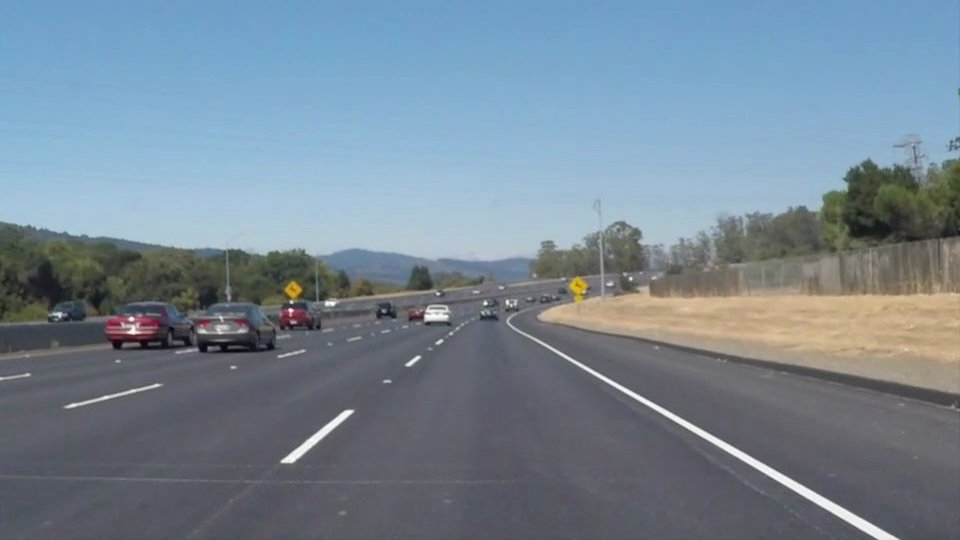
#> input picture test_images/solidWhiteCurve.jpg, 960 x 540 px
$ jupyter execute --allow-errors 'project 1.ipynb'   (shell and % lines are left out)
#> lines starting #> are read from the running program, lines starting #| are printed output that depends on the picture; after the words box and inside, x2 and y2 are one past the last pixel; in counts of white or black regions, pixels touching at a corner belong together
# Project 1 - Finding the lane lines

## Concepts learned:
* Region Masking
* Gaussian Blur
* Canny Edge detection
* Hough transform

## Action plan:
* Convert the image to grayscale
* Smoothen the edges using Gaussian blur
* Find the edges using Canny edge detector
* Mask the image
* Find lines using Hough transform
* Fit the points in a line and extrapolate the line

[cell 1]
#importing some useful packages
import matplotlib.pyplot as plt
import matplotlib.image as mpimg
import numpy as np
import cv2

[cell 2]
#reading in an image
image = mpimg.imread('test_images/solidWhiteCurve.jpg')
#> image is the input picture: shape (540, 960, 3); mean R, G, B 118.5, 134.5, 148.1

#printing out some stats and plotting
print('This image is:', type(image), 'with dimensions:', image.shape)
#| This image is: <class 'numpy.ndarray'> with dimensions: (540, 960, 3)
plt.imshow(image)

## Helper functions

Below are the helper functions which will be used for various transformations on the image to get the desired output. I have modified the function `draw_lines()`.
In the function `draw_lines()` ,line segments are seperated based on the slope to be categorised as a part of left line or right line. Then average of slope and intercept of left and right lines are calulated and based on that left and right lines are drawn.

[cell 3]
import math

def grayscale(img):
    """Applies the Grayscale transform
    This will return an image with only one color channel
    but NOTE: to see the returned image as grayscale
    (assuming your grayscaled image is called 'gray')
    you should call plt.imshow(gray, cmap='gray')"""
    return cv2.cvtColor(img, cv2.COLOR_RGB2GRAY)
    # Or use BGR2GRAY if you read an image with cv2.imread()
    # return cv2.cvtColor(img, cv2.COLOR_BGR2GRAY)

def canny(img, low_threshold, high_threshold):
    """Applies the Canny transform"""
    return cv2.Canny(img, low_threshold, high_threshold)

def gaussian_blur(img, kernel_size):
    """Applies a Gaussian Noise kernel"""
    return cv2.GaussianBlur(img, (kernel_size, kernel_size), 0)

def region_of_interest(img, vertices):
    """
    Applies an image mask.

    Only keeps the region of the image defined by the polygon
    formed from `vertices`. The rest of the image is set to black.
    """
    #defining a blank mask to start with
    mask = np.zeros_like(img)

    #defining a 3 channel or 1 channel color to fill the mask with depending on the input image
    if len(img.shape) > 2:
        channel_count = img.shape[2]  # i.e. 3 or 4 depending on your image
        ignore_mask_color = (255,) * channel_count
    else:
        ignore_mask_color = 255

    #filling pixels inside the polygon defined by "vertices" with the fill color
    cv2.fillPoly(mask, vertices, ignore_mask_color)

    #returning the image only where mask pixels are nonzero
    masked_image = cv2.bitwise_and(img, mask)
    return masked_image


def draw_lines(img, lines, color=[255, 0, 0], thickness=5):
    """
    NOTE: this is the function you might want to use as a starting point once you want to
    average/extrapolate the line segments you detect to map out the full
    extent of the lane (going from the result shown in raw-lines-example.mp4
    to that shown in P1_example.mp4).

    Think about things like separating line segments by their
    slope ((y2-y1)/(x2-x1)) to decide which segments are part of the left
    line vs. the right line.  Then, you can average the position of each of
    the lines and extrapolate to the top and bottom of the lane.

    This function draws `lines` with `color` and `thickness`.
    Lines are drawn on the image inplace (mutates the image).
    If you want to make the lines semi-transparent, think about combining
    this function with the weighted_img() function below
    """

    right_slopes = []
    right_intercepts = []
    left_slopes = []
    left_intercepts = []
    left_points_x = []
    left_points_y = []
    right_points_x = []
    right_points_y = []

    y_max = img.shape[0]
    y_min = img.shape[0]

    for line in lines:
        for x1,y1,x2,y2 in line:
            slope = (y2-y1)/(x2-x1)

            if slope < 0.0:
                left_slopes.append(slope) # left line
                left_points_x.append(x1)
                left_points_x.append(x2)
                left_points_y.append(y1)
                left_points_y.append(y2)
                left_intercepts.append(y1 - slope*x1)

            if slope > 0.0:
                right_slopes.append(slope) # right line
                right_points_x.append(x1)
                right_points_x.append(x2)
                right_points_y.append(y1)
                right_points_y.append(y2)
                right_intercepts.append(y1 - slope*x1)

            y_min = min(y1,y2,y_min)


    if len(left_slopes) > 0:
        left_slope = np.mean(left_slopes)
        left_intercept = np.mean(left_intercepts)
        x_min_left = int((y_min - left_intercept)/left_slope)
        x_max_left = int((y_max - left_intercept)/left_slope)
        cv2.line(img, (x_min_left, y_min), (x_max_left, y_max), color, thickness)

    if len(right_slopes) > 0:
        right_slope = np.mean(right_slopes)
        right_intercept = np.mean(right_intercepts)
        x_min_right = int((y_min - right_intercept)/right_slope)
        x_max_right = int((y_max - right_intercept)/right_slope)
        cv2.line(img, (x_min_right, y_min), (x_max_right, y_max),  color, thickness)

def hough_lines(img, rho, theta, threshold, min_line_len, max_line_gap):
    """
    `img` should be the output of a Canny transform.

    Returns an image with hough lines drawn.
    """
    lines = cv2.HoughLinesP(img, rho, theta, threshold, np.array([]), minLineLength=min_line_len, maxLineGap=max_line_gap)
    line_img = np.zeros((img.shape[0], img.shape[1], 3), dtype=np.uint8)
    draw_lines(line_img, lines)
    return line_img

# Python 3 has support for cool math symbols.

def weighted_img(img, initial_img, α=0.8, β=1., γ=0.):
    """
    `img` is the output of the hough_lines(), An image with lines drawn on it.
    Should be a blank image (all black) with lines drawn on it.

    `initial_img` should be the image before any processing.

    The result image is computed as follows:

    initial_img * α + img * β + γ
    NOTE: initial_img and img must be the same shape!
    """
    return cv2.addWeighted(initial_img, α, img, β, γ)

Let's test the image with the helper functions following the action plan by tweaking some input values to get the desired outcome.

[cell 4]
ysize = image.shape[0]
xsize = image.shape[1]
color_select = np.copy(image)
line_image = np.copy(image)

# Define color selection criteria
# MODIFY THESE VARIABLES TO MAKE YOUR COLOR SELECTION
red_threshold = 200
green_threshold = 200
blue_threshold = 200

rgb_threshold = [red_threshold, green_threshold, blue_threshold]

# Define the vertices of a triangular mask.
# Keep in mind the origin (x=0, y=0) is in the upper left
# MODIFY THESE VALUES TO ISOLATE THE REGION
# WHERE THE LANE LINES ARE IN THE IMAGE
left_bottom = [100, 539]
right_bottom = [900, 539]
apex = [500, 300]

# Perform a linear fit (y=Ax+B) to each of the three sides of the triangle
# np.polyfit returns the coefficients [A, B] of the fit
fit_left = np.polyfit((left_bottom[0], apex[0]), (left_bottom[1], apex[1]), 1)
fit_right = np.polyfit((right_bottom[0], apex[0]), (right_bottom[1], apex[1]), 1)
fit_bottom = np.polyfit((left_bottom[0], right_bottom[0]), (left_bottom[1], right_bottom[1]), 1)

# Mask pixels below the threshold
color_thresholds = (image[:,:,0] < rgb_threshold[0]) | \
                    (image[:,:,1] < rgb_threshold[1]) | \
                    (image[:,:,2] < rgb_threshold[2])
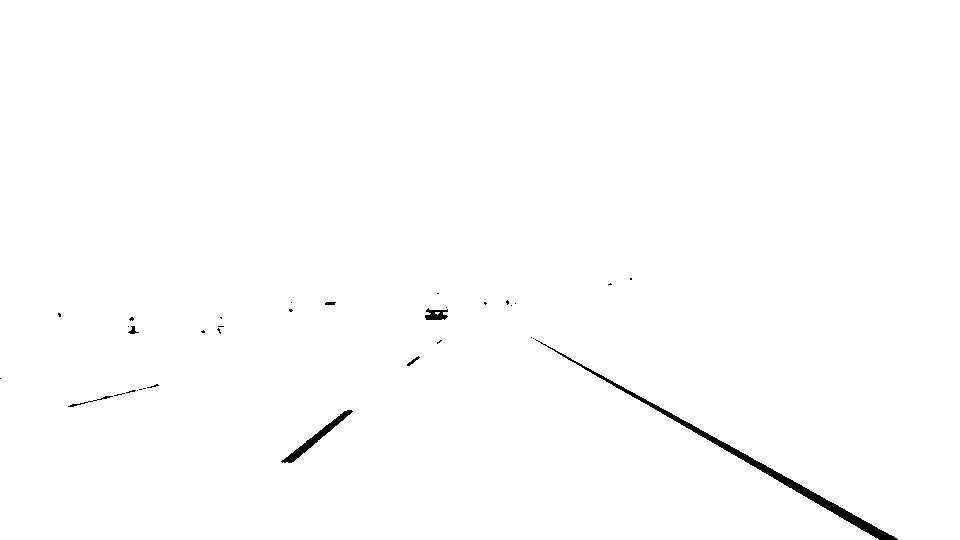
#> color_thresholds: shape (540, 960) bool; 99.4% white; 34 black regions (27 under 20 px), largest, box (x1, y1, x2, y2) and area: (535, 339, 898, 540) 2248, (281, 410, 353, 463) 560, (425, 308, 448, 320) 181

# Find the region inside the lines
XX, YY = np.meshgrid(np.arange(0, xsize), np.arange(0, ysize))
region_thresholds = (YY > (XX*fit_left[0] + fit_left[1])) & \
                    (YY > (XX*fit_right[0] + fit_right[1])) & \
                    (YY < (XX*fit_bottom[0] + fit_bottom[1]))

# Mask color and region selection
color_select[color_thresholds | ~region_thresholds] = [0, 0, 0]
# Color pixels red where both color and region selections met
line_image[~color_thresholds & region_thresholds] = [255, 0, 0]
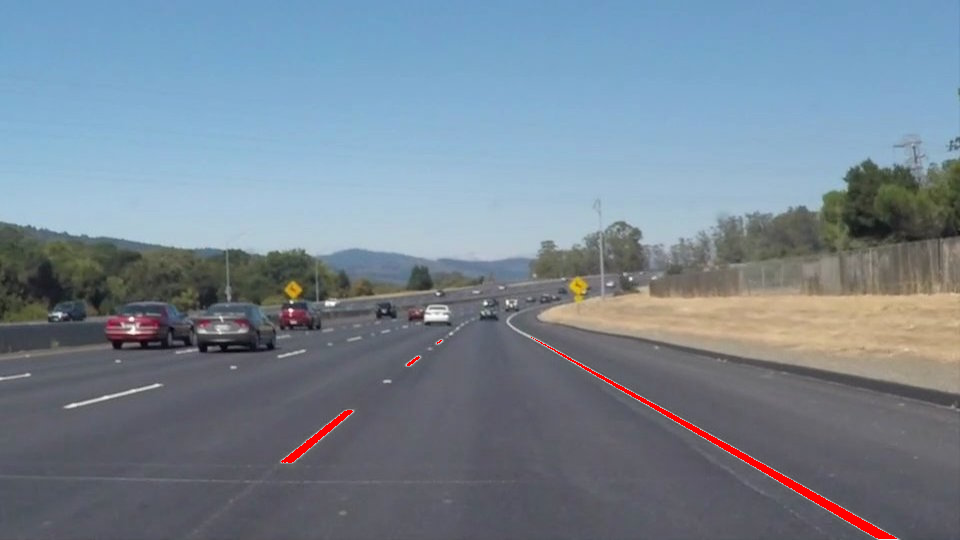
#> line_image: shape (540, 960, 3); 0.55% of pixels changed, all inside (x1, y1, x2, y2) = (281, 337, 897, 539)

# Display the image and show region and color selections
plt.imshow(image)
x = [left_bottom[0], right_bottom[0], apex[0], left_bottom[0]]
y = [left_bottom[1], right_bottom[1], apex[1], left_bottom[1]]
#plt.plot(x, y, 'b--', lw=4)
plt.imshow(color_select)
#cv2.imwrite('color_select.jpg',color_select)
plt.imshow(line_image)
#cv2.imwrite('line_image.jpg',cv2.cvtColor(line_image, cv2.COLOR_BGR2RGB))
plt.show()

[cell 5]
import cv2
gray_img = grayscale(image)
#> in grayscale, `return cv2.cvtColor(img, cv2.COLOR_RGB2GRAY)`:
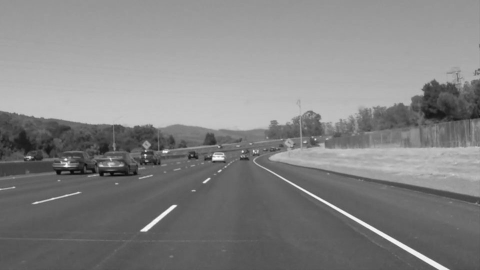
#> returned value: shape (540, 960) (shown at 1/2 size); min 5, max 255, mean 131.2
plt.imshow(gray_img, cmap='gray')

[cell 6]
blurred_img = gaussian_blur(gray_img,kernel_size=5)
plt.imshow(blurred_img, cmap='gray')
plt.show()

I have decided to go with `kernel_size` as 5.

[cell 7]
#apply canny edge detection
masked_edges = canny(blurred_img, low_threshold=50, high_threshold=150)
plt.imshow(masked_edges, cmap='gray')
plt.show()

I have masked the image in form of quadrilateral.The lower two vertices of this quadrilateral are the lower two endpoints of the image and the upper left vertex has dimension `[450,325]` and upper right vertex has dimension `[500,325]`.

[cell 8]
imshape = masked_edges.shape
vertices = np.array([[(30,imshape[0]),(450, 325), (500, 325), (imshape[1],imshape[0])]], dtype=np.int32)
masked_image = region_of_interest(masked_edges,vertices)
#> in region_of_interest, `masked_image = cv2.bitwise_and(img, mask)`:
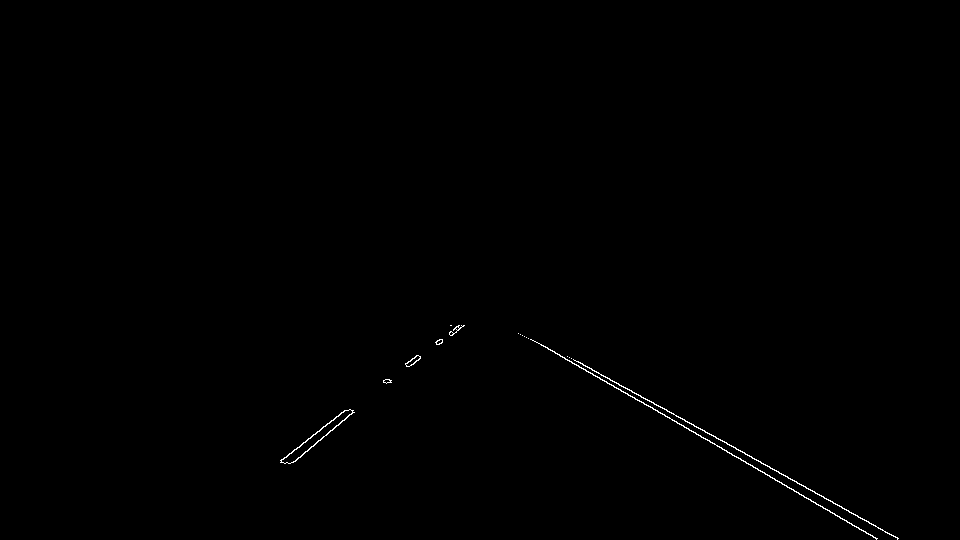
#> masked_image: shape (540, 960); 0.28% white in thin lines or dots, all inside (x1, y1, x2, y2) = (280, 325, 899, 540)
plt.imshow(masked_image, cmap='gray')

[cell 9]
#apply hough transform on the image
rho = 2
theta = np.pi/180
threshold = 15
min_line_length = 30
max_line_gap = 10

# Run Hough on edge detected image
line_img = hough_lines(masked_image, rho, theta, threshold,
                            min_line_length, max_line_gap)
#> in hough_lines, `lines = cv2.HoughLinesP(img, rho, theta, threshold, np.array([]), minL..`: lines = 14 rows, first 6: [569, 357, 897, 538], [787, 487, 876, 539], [520, 334, 652, 407], [701, 437, 781, 482], [290, 463, 353, 412], [281, 460, 345, 410]
#> the loop in draw_lines, `for line in lines:` made 14 passes
#> after the loop in draw_lines, `for line in lines:`: left_intercepts = [697.8, 679.5, 676.3, 704]; left_points_x = [290, 353, 281, 345, 313, 344, 293, 339]; left_points_y = [463, 412, 460, 410, 434, 410, 462, 424]; left_slopes = [-0.81, -0.781, -0.774, -0.826]; right_intercepts = [43.01, 27.18, 46.42, 42.69, 41.35, 41.1, 52.43, 49.89, 52.27, 44]; right_points_x = [569, 897, 787, 876, 520, 652, 701, 781, 746, 815, 651, 897, 684, 726, 803, 839, 621, 676, 531, 585]; right_points_y = [357, 538, 487, 539, 334, 407, 437, 482, 463, 502, 401, 537, 427, 450, 496, 516, 391, 421, 339, 369]; right_slopes = [0.552, 0.584, 0.553, 0.562, 0.565, 0.553, 0.548, 0.556, 0.545, 0.556]
#> in draw_lines, `left_slope = np.mean(left_slopes)`: left_slope = -0.798
#> in draw_lines, `left_intercept = np.mean(left_intercepts)`: left_intercept = 689.4
#> in draw_lines, `x_min_left = int((y_min - left_intercept)/left_slope)`: x_min_left = 445
#> in draw_lines, `x_max_left = int((y_max - left_intercept)/left_slope)`: x_max_left = 187
#> in draw_lines, `right_slope = np.mean(right_slopes)`: right_slope = 0.557
#> in draw_lines, `right_intercept = np.mean(right_intercepts)`: right_intercept = 44.03
#> in draw_lines, `x_min_right = int((y_min - right_intercept)/right_slope)`: x_min_right = 520
#> in draw_lines, `x_max_right = int((y_max - right_intercept)/right_slope)`: x_max_right = 889
#> in draw_lines, `cv2.line(img, (x_min_right, y_min), (x_max_right, y_max),  color, thic..`:
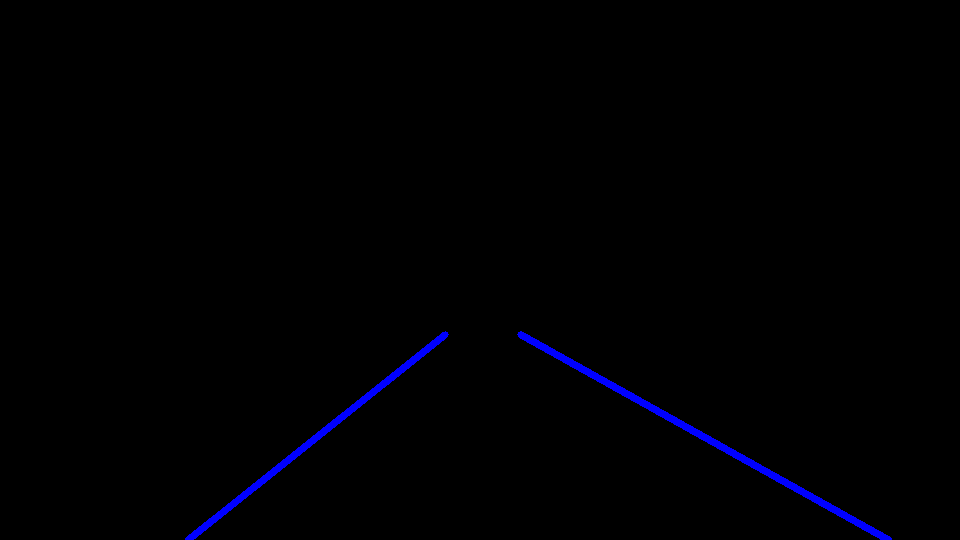
#> img: shape (540, 960, 3); mean of channels 0, 1, 2 2.6, 0, 0; drawn as B, G, R
plt.imshow(line_img, cmap='gray')
plt.show()

[cell 10]
combo = weighted_img(line_img,image)
#> in weighted_img, `return cv2.addWeighted(initial_img, α, img, β, γ)`:
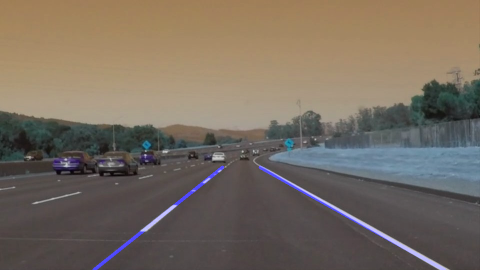
#> returned value: shape (540, 960, 3) (shown at 1/2 size); mean of channels 0, 1, 2 96.1, 107.6, 118.5; drawn as B, G, R
cv2.imwrite('final.jpg',cv2.cvtColor(combo, cv2.COLOR_BGR2RGB))
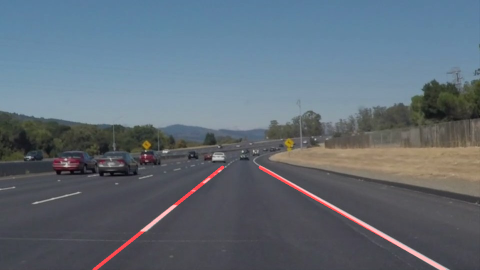
#> saved as final.jpg: shape (540, 960, 3) (shown at 1/2 size); mean B, G, R 118.5, 107.6, 96.1
plt.imshow(combo)

[cell 11]
def place_image_over(destination, source, x_offset=10, y_offset=10):
    '''
    Place given image on another image
    '''
    img = destination.copy()
    if len(source.shape) <= 2:
        img[y_offset:y_offset+source.shape[0], x_offset:x_offset+source.shape[1], 0] = source
        img[y_offset:y_offset+source.shape[0], x_offset:x_offset+source.shape[1], 1] = source
        img[y_offset:y_offset+source.shape[0], x_offset:x_offset+source.shape[1], 2] = source
    else:
        img[y_offset:y_offset+source.shape[0], x_offset:x_offset+source.shape[1]] = source
    return img

## Building the pipeline:
Below is the pipeline process defined as `pipeline`

* Convert the image to grayscale
* Smoothe the edges using Gaussian blur
* Find the edges using Canny edge detector
* Mask the image
* Find lines using Hough transform
* Fit the points in a line and extrapolate the line

[cell 12]
def pipeline(image):
    '''
    Accepts an image as image and returns an image with lane lines drawn on it.
    '''
    # Grab the x and y size and make a copy of the image
    ysize = image.shape[0]
    xsize = image.shape[1]
    color_select = np.copy(image)
    gray = grayscale(color_select)
    scale = 4
    gray_resized = cv2.resize(gray, (gray.shape[1]//scale, gray.shape[0]//scale), interpolation = cv2.INTER_AREA)

    blur_gray = gaussian_blur(gray,5)
    low_threshold = 50
    high_threshold = 150
    masked_edges = canny(blur_gray, low_threshold, high_threshold)
    masked_edges_resized = cv2.resize(masked_edges, (masked_edges.shape[1]//scale, masked_edges.shape[0]//scale),
               interpolation = cv2.INTER_AREA)
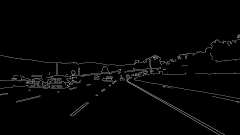
#> masked_edges_resized: shape (135, 240); min 0, max 159, mean 4.4

    imshape = image.shape
    vertices = np.array([[(30,imshape[0]),(450, 325), (500, 325), (imshape[1],imshape[0])]], dtype=np.int32)
    masked_image = region_of_interest(masked_edges,vertices)
    masked_image_resized = cv2.resize(masked_image, (masked_image.shape[1]//scale, masked_image.shape[0]//scale),
               interpolation = cv2.INTER_AREA)
    rho = 2
    theta = np.pi/180
    threshold = 15
    min_line_length = 30
    max_line_gap = 10

    # Run Hough on edge detected image
    line_img = hough_lines(masked_image, rho, theta, threshold,
                                min_line_length, max_line_gap)
#> the loop in draw_lines (call 2), `for line in lines:` made 14 passes
    line_img_resized = cv2.resize(line_img, (line_img.shape[1]//scale, line_img.shape[0]//scale),
               interpolation = cv2.INTER_AREA)

    combo = weighted_img(line_img,image)
    print(gray_resized.shape)
#| (135, 240)
    print(combo.shape)
#| (540, 960, 3)
    combo = place_image_over(combo,gray_resized,x_offset=10,y_offset=10)
    combo = place_image_over(combo,masked_edges_resized,x_offset=250,y_offset=10)
    combo = place_image_over(combo,masked_image_resized,x_offset=500,y_offset=10)
    combo = place_image_over(combo,line_img_resized,x_offset=700,y_offset=10)
#> call 4 of place_image_over, with x_offset = 700, y_offset = 10
#> in place_image_over (call 4), `img[y_offset:y_offset+source.shape[0], x_offset:x_offset+source.shape[..`:
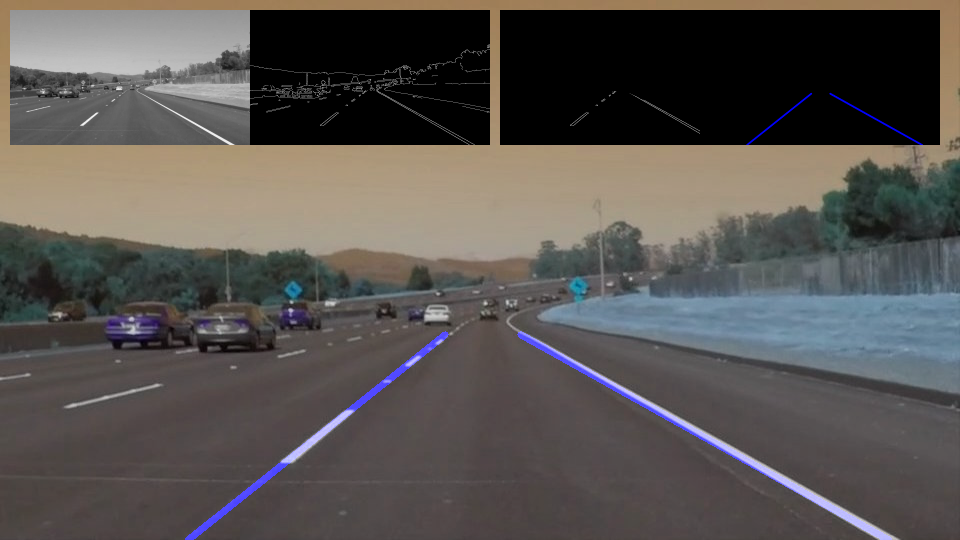
#> img: shape (540, 960, 3); mean of channels 0, 1, 2 80.5, 83.4, 87.5; drawn as B, G, R
    return combo

## Test the pipeline with images

Below code tests the images from `test_images` folder and saves the output of the pipeline into `test_images_output` folder.

[cell 13]
import os
image_names = os.listdir('test_images/')
for image_name in image_names:
    image = mpimg.imread('test_images/' + image_name)
    output_img = pipeline(image)
    plt.imshow(output_img)
    plt.show()
    output_img = cv2.cvtColor(output_img, cv2.COLOR_RGB2BGR)
    cv2.imwrite('test_images_output/' + image_name, output_img)
